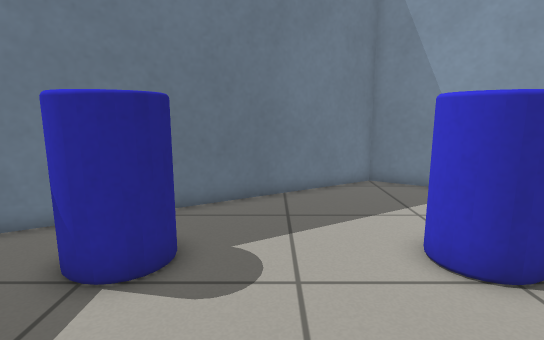
view 1 (above)

17 first-person views from a walk through a Gazebo world. The camera is 0.77 m above the floor, tilts 10° down and sees 80° across. The floor is counted in squares, 0.25 m on a side. Each view is taken from the middle of a square. On the plan, view 1 faces up. The plan holds only what a view shows up to about 20 squares ahead; the rest is blank.

view 2
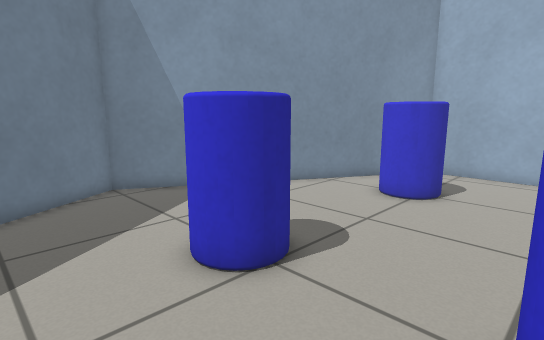

view 3
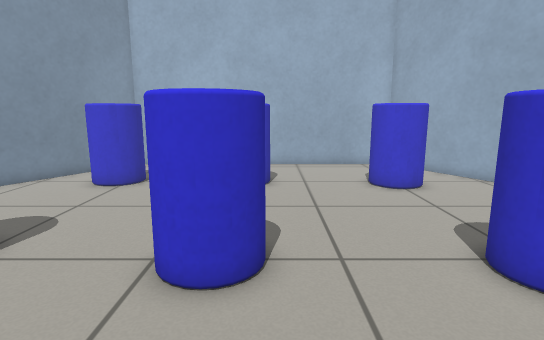

view 4
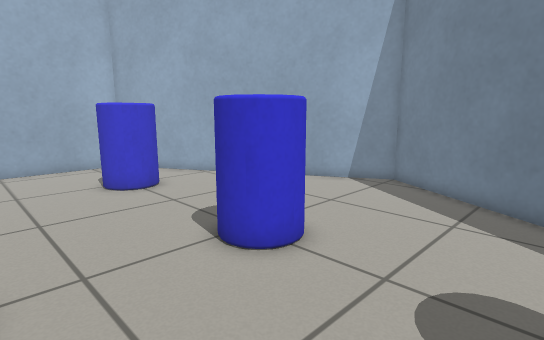

view 5
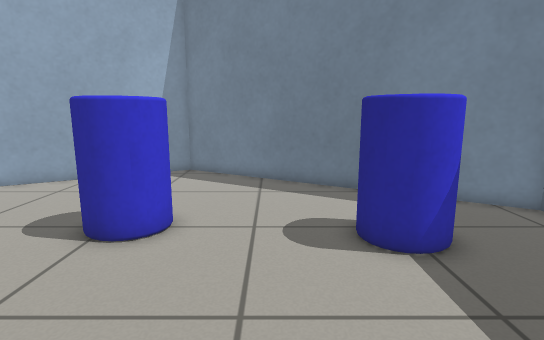

view 6
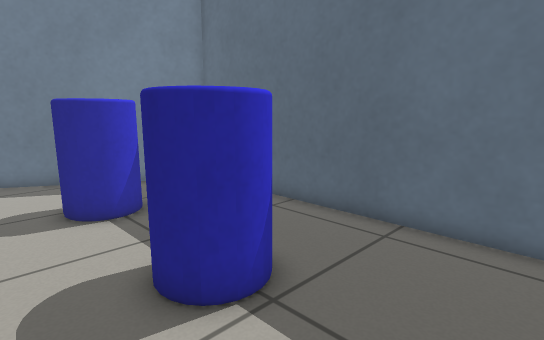

view 7
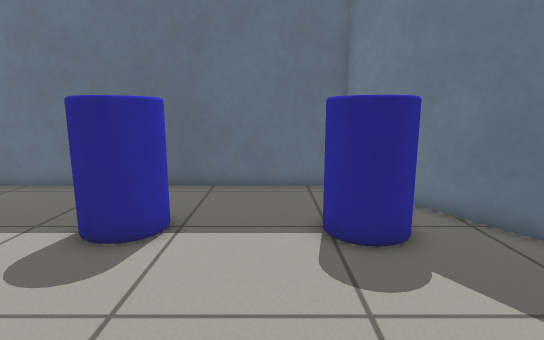

view 8
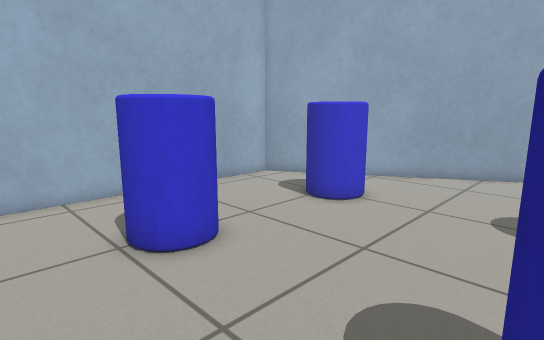

view 9
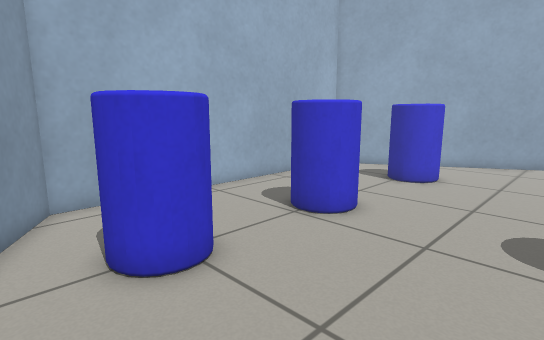

view 10
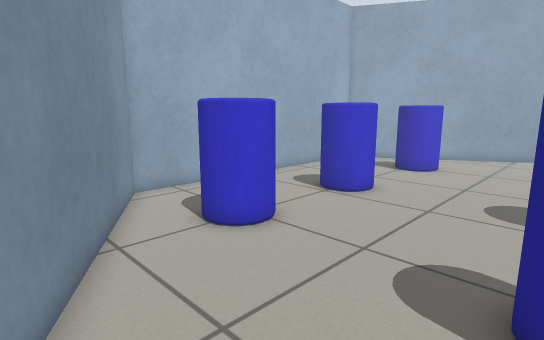

view 11
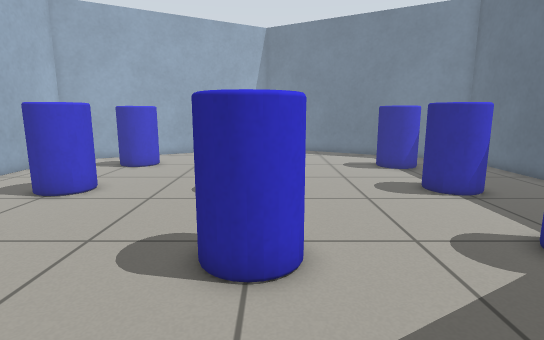

view 12
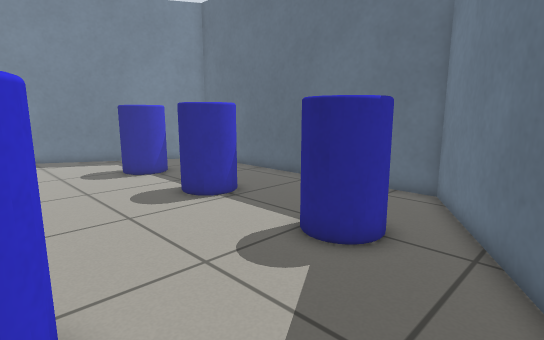

view 13
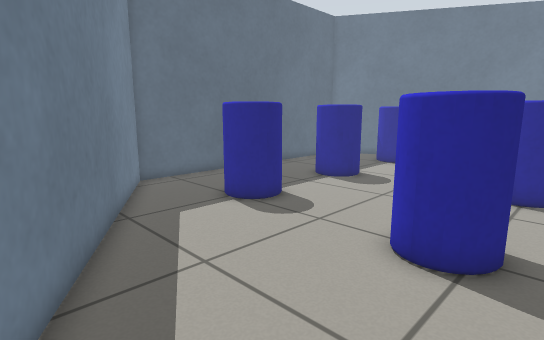

view 14
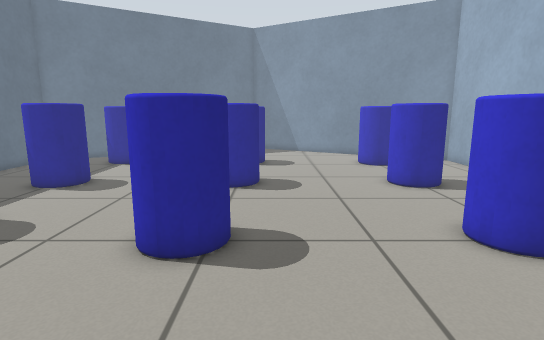

view 15
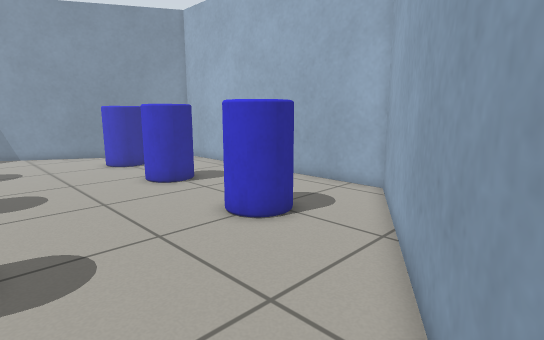

view 16
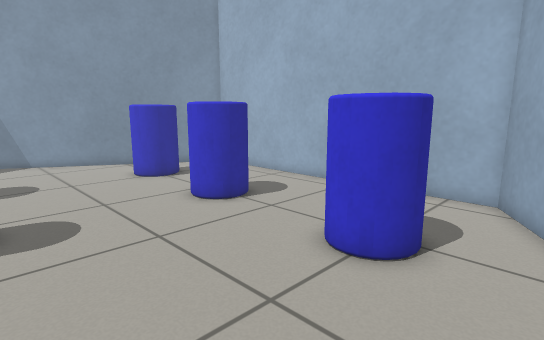

view 17
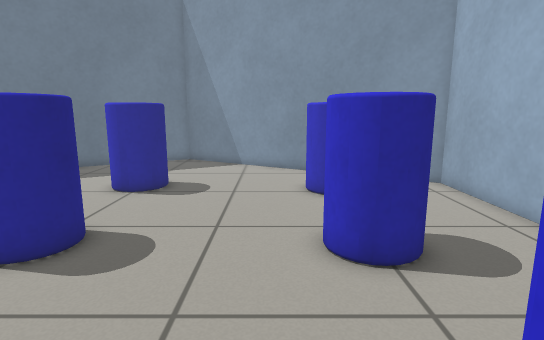

### Floor plan
Points are (right, up) in squares from view 1. A wall is a line through its corners. A room is listed if a view was taken in it or the views show most of it. See-through windows are left out.
Room 1 (views 1, 2, 3, 4, 5, 6, 7, 8, 9, 10, 11, 12, 13, 14, 15, 16, 17)
walls: (-8.6, 7.1) (-8.6, -8) (4.5, -15.5) (17.5, -8) (17.5, 7.1) (4.5, 14.6) (-8.6, 7.1)
objects: other object (-4, -7) to (-2, -5); other object (-4, -1) to (-2, 1); other object (-4, 5) to (-2, 7); other object (3, -7) to (5, -5); other object (3, -1) to (5, 1); other object (3, 5) to (5, 7); other object (11, -7) to (13, -5); other object (11, -1) to (13, 1); other object (12, 5) to (13, 7)

Where each view was taken, in squares from view 1:
view 1: 0 up, 0 right, facing up
view 2: 1 up, 0 right, facing up-right
view 3: 1 down, 2 left, facing right
view 4: 1 down, 2 left, facing down-right
view 5: 2 up, 0 right, facing down
view 6: 5 up, 0 right, facing down-left
view 7: 4 up, 5 right, facing left
view 8: 4 up, 5 right, facing down-right
view 9: 9 up, 6 right, facing down-right
view 10: 12 up, 5 right, facing down-right
view 11: 13 up, 4 right, facing down
view 12: 11 up, 4 right, facing down-left
view 13: 14 down, 6 right, facing up-left
view 14: 14 down, 6 right, facing up
view 15: 14 down, 5 right, facing up-right
view 16: 10 down, 5 right, facing up-right
view 17: 7 down, 10 right, facing up
